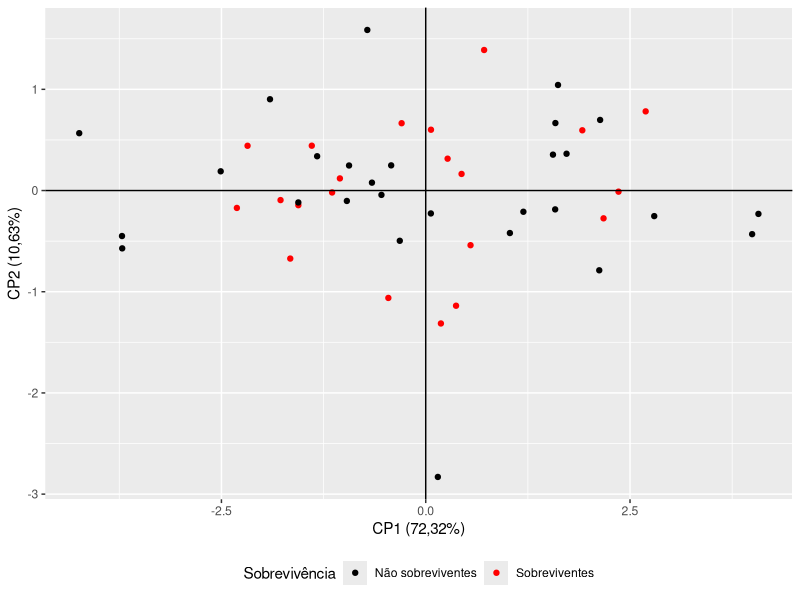
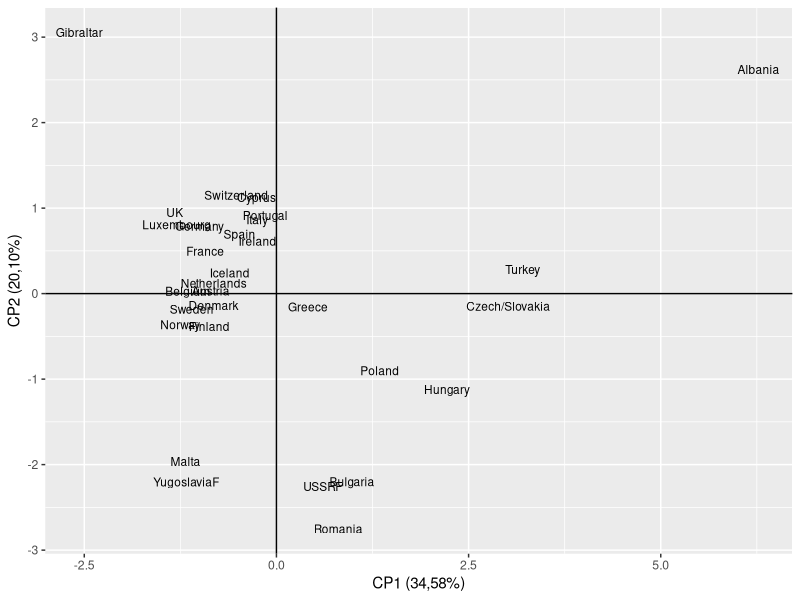
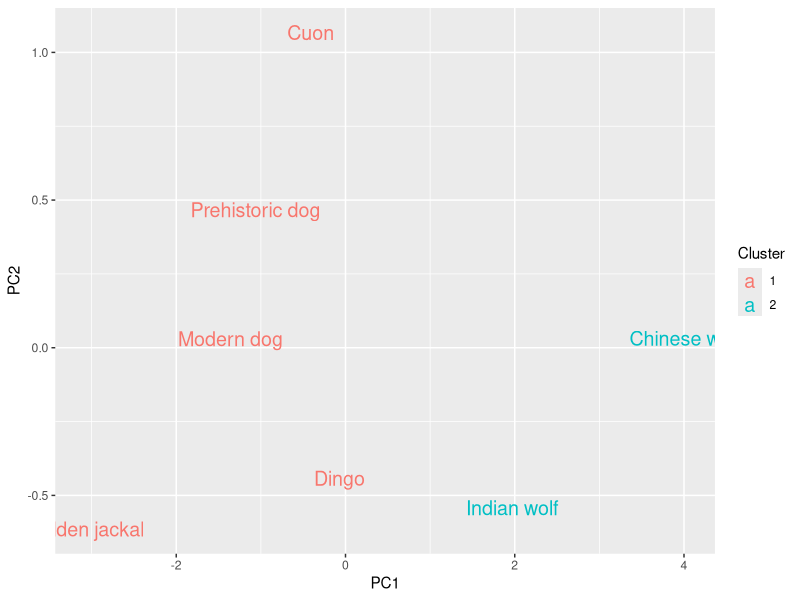

Write the R code that produced these figures, in order.
# Importando o cojunto de dados dos pardais sobreviventes da tempestade

# Survivorship =   sobrevivência
# Total_length =   comprimento total;
# Alar_extent =    extensão alar;
# L_beak_head =    comprimento do bico e cabeça;
# L_humerous =     comprimento do úmero;
# L_keel_sternum = comprimento da quilha do esterno.


# dados em .txt
pardais <- read.table(file = "Bumpus_sparrows.txt", 
                      header = TRUE)
pardais


# Matrizes de correlação e de covariância
R <- cor(pardais[,-1])
C <- var(scale(pardais[,-1]))
round(C,3)

# Autovalores e autovetores da matriz
eigen(C)

# Usando prcomp para a ACP com scale = TRUE significa que os dados serão padronizados
pardais_acp <- prcomp(pardais[,-1], scale = TRUE)
summary(pardais_acp)

pardais_acp$sdev # raíz quadrada dos autovalores
pardais_acp$rotation # autovetores


# Criando uma tabela com autovalores e variância explicada e acumulada
(autovalores_pardais <- pardais_acp$sdev^2)     # Autovalores são dados por sdev^2
names(autovalores_pardais) <- paste("CP", 1:5, sep="")
autovalores_pardais
sumlambdas <- sum(autovalores_pardais)
propvar <- autovalores_pardais/sumlambdas
cumvar_sparrows <- cumsum(propvar)
tabela <- rbind(autovalores_pardais,propvar,cumvar_sparrows)
rownames(tabela) <- c("Autovalores","Prop. variância","Prop. variância acumulada")
# Gerando a tabela com dados arredondados
round(tabela,4)                         


# Interpretando os autovetores
print(pardais_acp) 
# PC1: média das medidas. Pode ser chamado de indice de tamanho das pardocas
# PC2: contraste entre extensão alar, comprimento do bico e cabeça,
#      comprimento do úmero contra o comprimento da quilha do esterno. Pode
#      representar uma diferença de forma entre pardocas.


# Criando um gráfico com os dois primeiros CP
biplot <- data.frame(pardais_acp$x, Survivorship = pardais$Survivorship)
biplot

library(ggplot2)
ggplot(data = biplot, aes(x = PC1, y = PC2)) +
  geom_point(aes(color = Survivorship)) +
  labs(
    x = "CP1 (72,32%)",
    y = "CP2 (10,63%)",
    color = "Sobrevivência") +
  scale_color_manual(values=c("black", "red"),
                     labels = c("Não sobreviventes", "Sobreviventes")) +
  theme(legend.position="bottom") +
  geom_vline(xintercept = 0) +
  geom_hline(yintercept = 0)


# Exemplo 2 - Empregos nos países europeus --------------------------------

paises <- read.table("Euroemp.txt", h=T)
paises

# AGR = agricultura, florestal e pesca; 
# MIN = mineração e exploração de pedreiras; 
# FAB = fabricação;
# FEA = fornecimento de energia e água;
# CON = construção; 
# SER = serviços; 
# FIN = finanças;
# SSP = serviços sociais e pessoais; 
# TC = transportes e comunicações.

# Usando prcomp para a ACP com scale = TRUE significa que os dados serão padronizados
paises_acp <- prcomp(paises[,-c(1,2)], scale=TRUE)
summary(paises_acp)

# Criando uma tabela com autovalores e variância explicada e acumulada
(autovalores <- paises_acp$sdev^2)     # Autovalores são dados por sdev^2
names(autovalores) <- paste("CP", 1:9, sep="")
autovalores
sumlambdas <- sum(autovalores)
propvar <- autovalores/sumlambdas
cumvar <- cumsum(propvar)
tabela <- rbind(autovalores,propvar,cumvar)
rownames(tabela) <- c("Autovalores","Prop. variância","Prop. variância acumulada")
# Gerando a tabela com dados arredondados
round(tabela,4)                         


# Interpretando os autovetores
print(paises_acp)   
# CP1 é um contraste entre os números engajados em AGR (agricultura, florestal 
#     e pesca) MIN (mineração e exploração de pedreiras) versus os números 
#     engajados em outras ocupações.
# CP2 é o contraste entre os números para MAN (fabricação) e TC (transporte e 
#     comunicação) com os números em CON (construção), SER (indústrias e serviços) 
#     e FIN (finança)
# CP3 é o contraste entre os números para MIN, SPS e TC com os números em AGR, 
#     MAN e PS.
# CP4 é o contraste entre os números para CON com os números em FIN e SPS.


# Criando um gráfico com os dois primeiros CP
biplot <- data.frame(paises_acp$x, Country = paises$Country)
biplot

library(ggplot2)

ggplot(data = biplot, aes(x = PC1, y = PC2, label = Country)) +
  geom_text( size = 3) +
  geom_vline(xintercept = 0) +
  geom_hline(yintercept = 0) +
  labs(
    x = "CP1 (34,58%)",
    y = "CP2 (20,10%)")

# Exemplo cães pré-históricos --------------------------------------

dogs <- read.table(file = "Prehistoric dogs.txt", 
                   header = TRUE)


dogs_acp <- prcomp(dogs[,-1], scale=TRUE)
summary(dogs_acp)
print(dogs_acp)   

CPs <- data.frame(Group = dogs$Group, dogs_acp$x)

# Utilizando a função kmeans
kmedias <- kmeans(CPs[,-1], centers=2, algorithm = "Lloyd")
kmedias

# Criando uma coluna para agrupamento
CPs$Cluster <- as.factor(kmedias$cluster)

ggplot(data = CPs, aes(x = PC1, y = PC2, label = Group)) +
  geom_text(aes(color = Cluster), size = 5)
